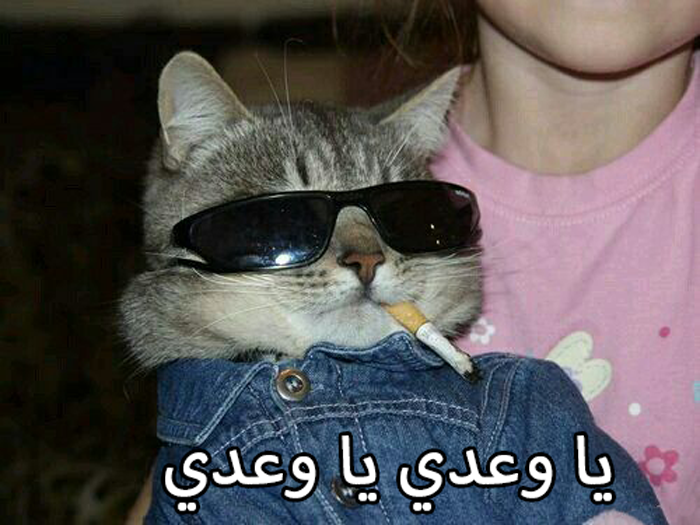
#> input picture Section_03_Lab/amr-sticker.png, 700 x 525 px
$ python Dip_Lab3_Q1.py
#> lines starting #> are read from the running program, lines starting #| are printed output that depends on the picture
import cv2

# Read the image
image = cv2.imread('amr-sticker.png')
#> image is the input picture: shape (525, 700, 3); mean B, G, R 86, 84.6, 89.1

# Crop the image
cropped_image = image[50:300, 100:500]  # Crop from (y1=50, x1=100) to (y2=300, x2=500)
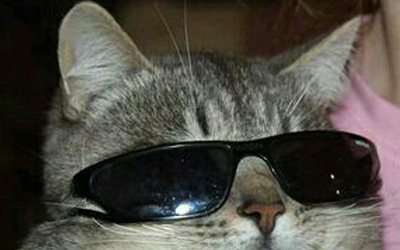
#> cropped_image: shape (250, 400, 3); mean B, G, R 67.5, 75.5, 78.6

# Flip the cropped image horizontally
flipped_image = cv2.flip(cropped_image, 1)
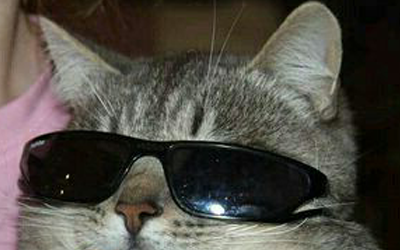
#> flipped_image: shape (250, 400, 3); mean B, G, R 67.5, 75.5, 78.6

# Display the original, cropped, and flipped images
cv2.imshow('Original Image', image)
cv2.imshow('Cropped Image', cropped_image)
cv2.imshow('Flipped Image', flipped_image)

# Wait for a key press and close the windows
cv2.waitKey(0)
cv2.destroyAllWindows()
